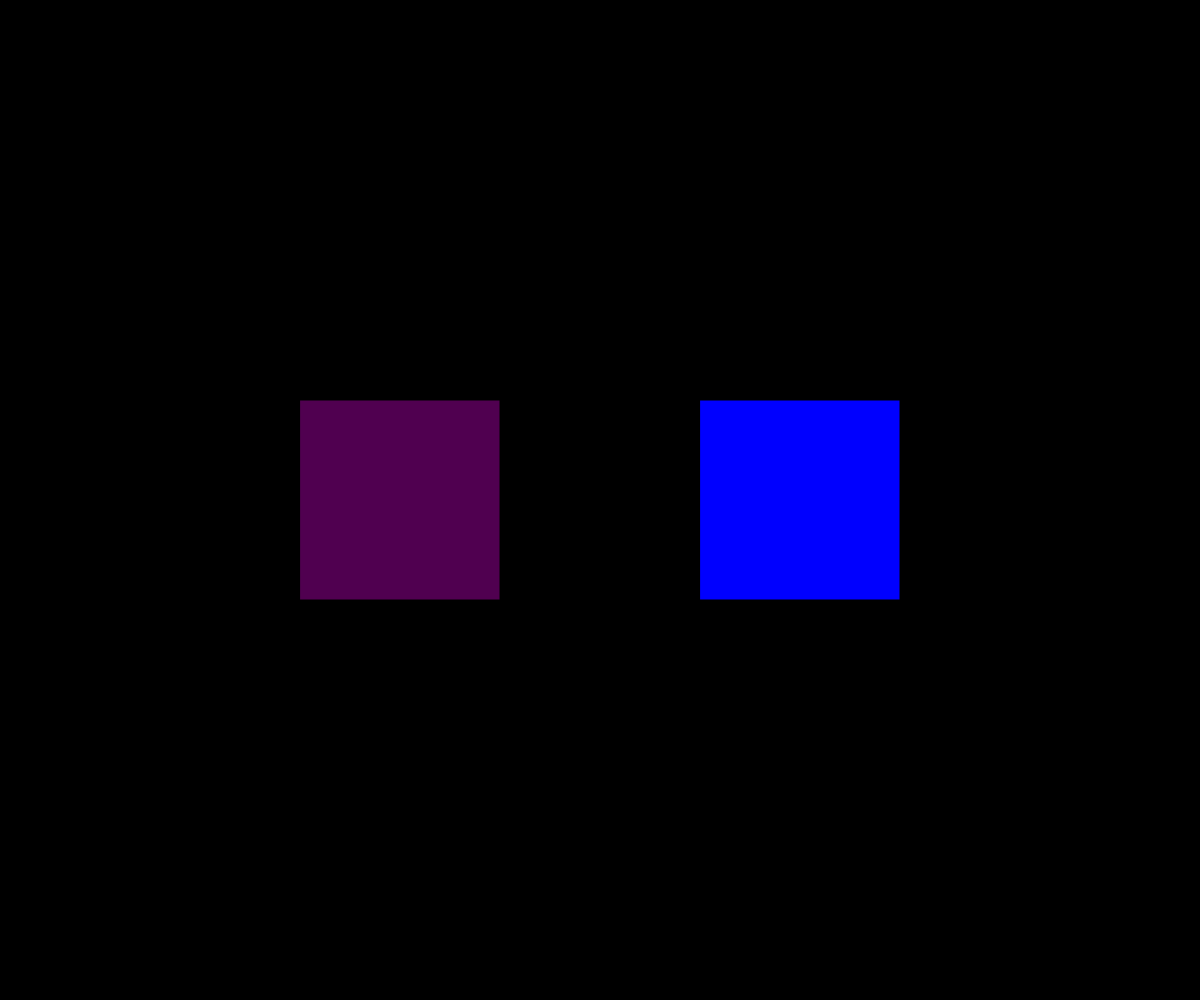
Frame 1 (no input)
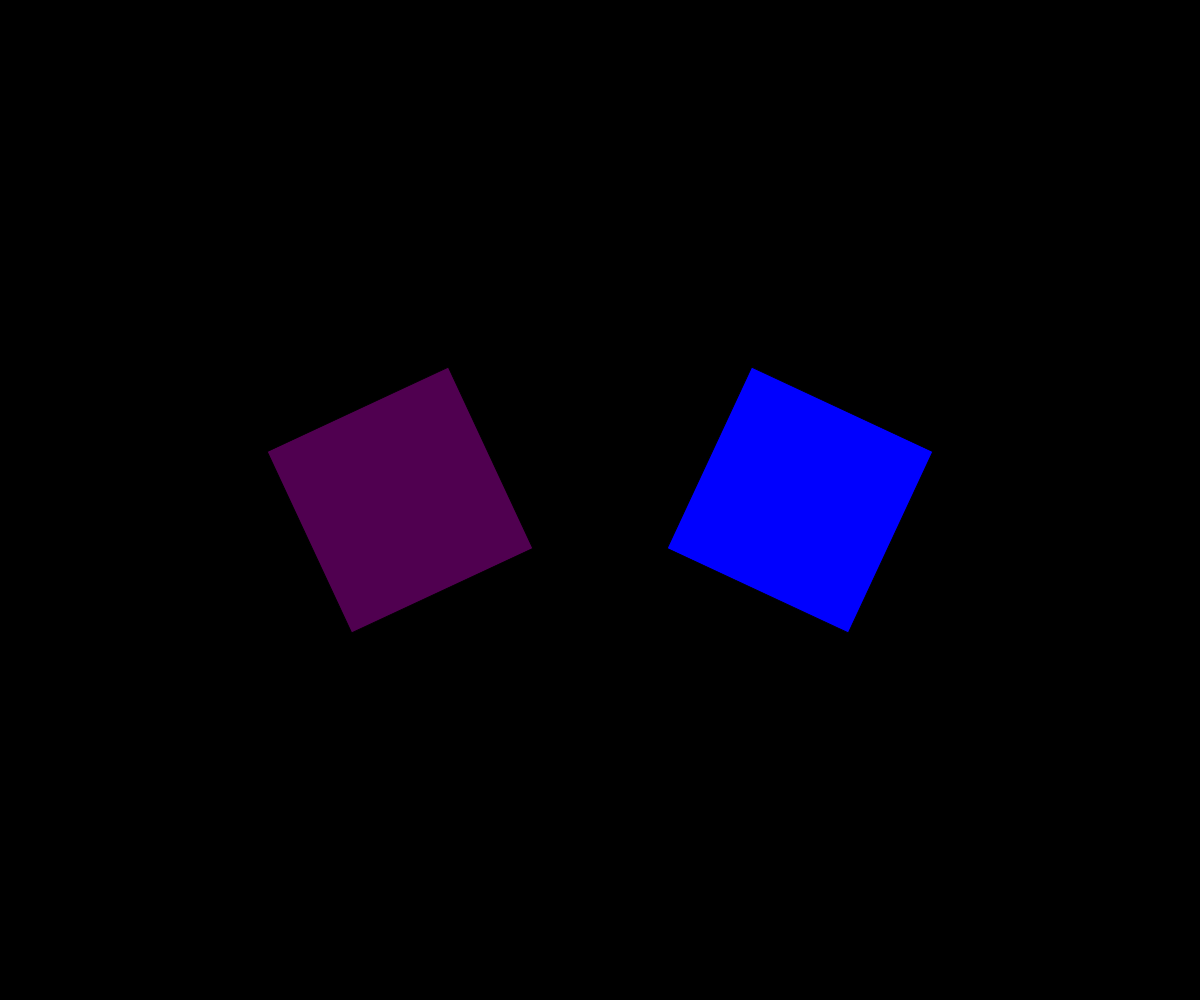
Frame 60 (no input)
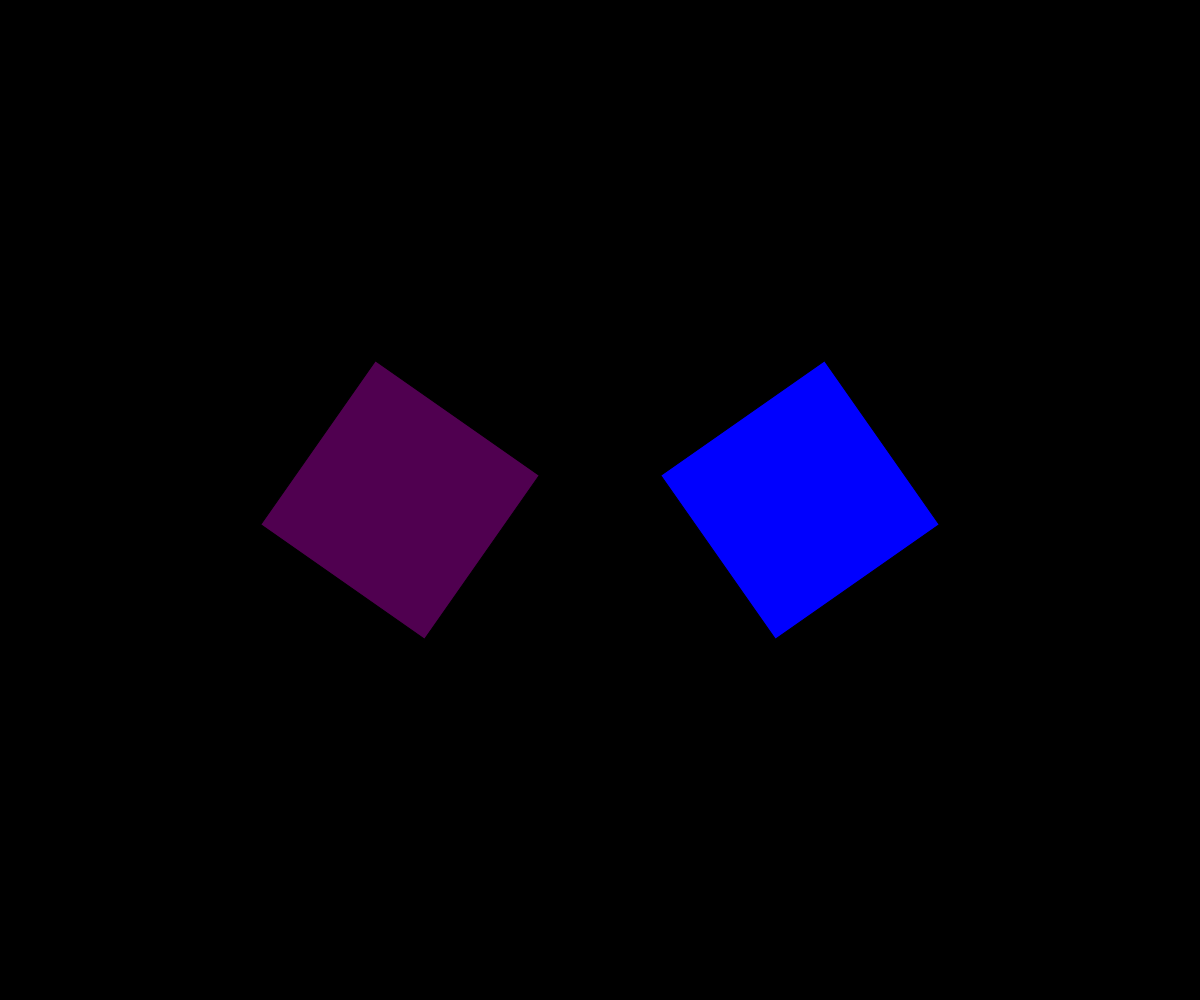
Frame 120 (the mouse pressed at the canvas centre since frame 60)

The p5.js sketch that drew these frames (run headless with seeded random() and noise() and a simulated clock; from frame 60 on, the mouse is pressed at the canvas centre):

// p5.js sketch
// ── sketch.js
let drehwinkel = 0;

function setup() {
  createCanvas(windowWidth, windowHeight);
  angleMode(DEGREES);
  rectMode(CENTER);
}

function draw() {
  background(0);

  push();

  //Rechteck Rechts
  // Koordinatensystem verschieben
  translate(width / 2 + 200, height / 2);

  // rotieren
  rotate(drehwinkel);

  fill(0, 0, 255)
  rect(0, 0, 200, 200);

  pop();


  push();

  //Rechteck Links
  // Koordinatensystem verschieben
  translate(width / 2 - 200, height / 2);

  // rotieren
  rotate(- drehwinkel);

  fill(80, 0, 80)
  rect(0, 0, 200, 200);

  pop();



  /* fill(255, 0, 0);
  //Koordinatensystem zurück gesetzt

  rect(0, 0, 200, 200);

  */

  drehwinkel = drehwinkel + 5;
}
